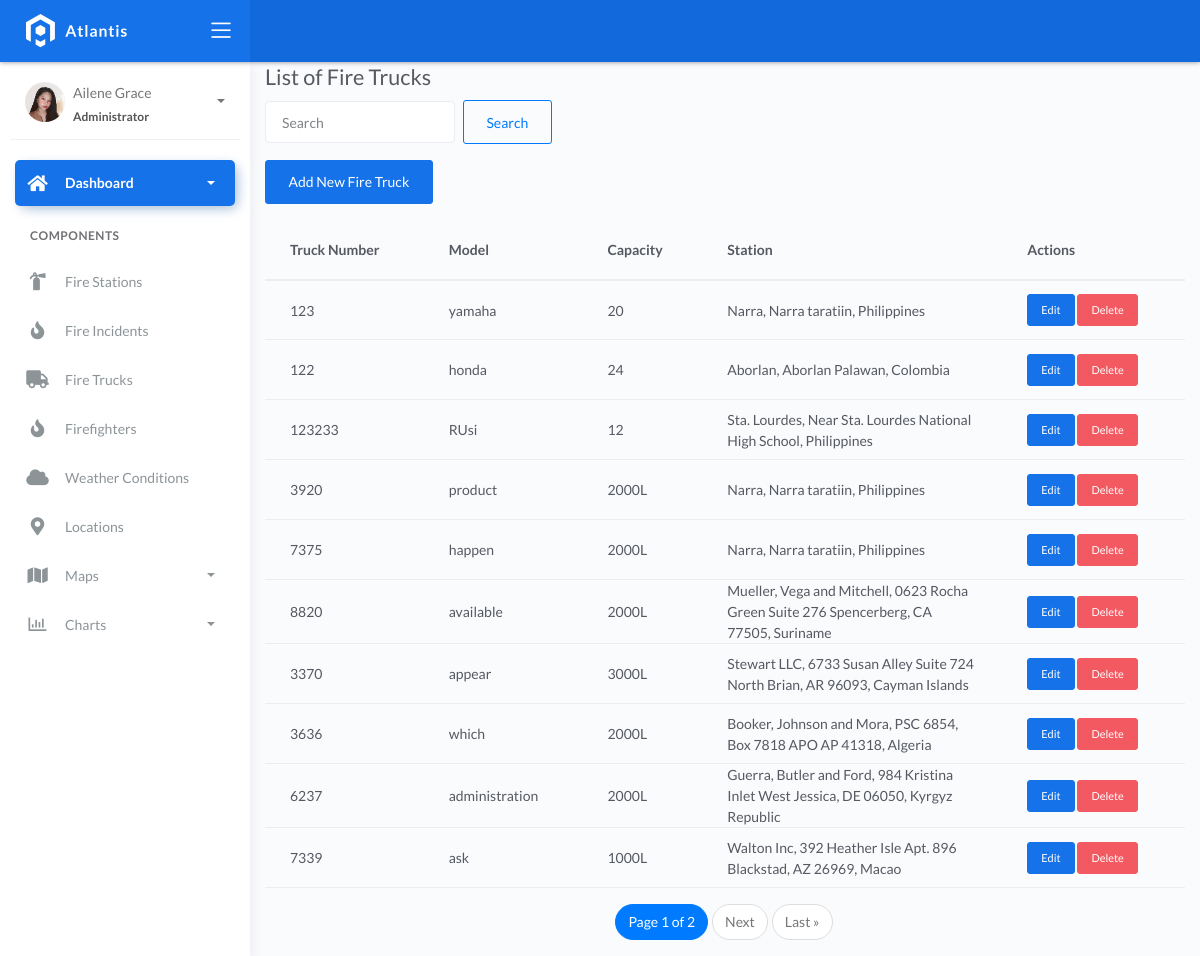
/firetrucks/, run on the app's committed database.
### fire/models.py (models this page shows, shortened)
class BaseModel(models.Model):
    created_at = models.DateTimeField(auto_now_add=True, db_index=True)
    updated_at = models.DateTimeField(auto_now=True)
    class Meta:
        abstract = True

class FireTruck(BaseModel):
    truck_number = models.CharField(max_length=150)
    model = models.CharField(max_length=150)
    capacity = models.CharField(max_length=150)  # water
    station = models.ForeignKey(FireStation, on_delete=models.CASCADE)

class FireStation(BaseModel):
    name = models.CharField(max_length=150)
    latitude = models.DecimalField(
        max_digits=22, decimal_places=16, null=True, blank=True)
    longitude = models.DecimalField(
        max_digits=22, decimal_places=16, null=True, blank=True)
    address = models.CharField(max_length=150)
    city = models.CharField(max_length=150)  # can be in separate table
    country = models.CharField(max_length=150)  # can be in separate table
    def __str__(self):
        return f"{self.name}, {self.address}, {self.country}"

### fire/views.py (the view)
# urls.py: path('firetrucks/', FireTruckListView.as_view(), name='firetruck_list'),
class FireTruckListView(ListView):
    model = FireTruck
    template_name = 'firetruck_list.html'
    context_object_name = 'firetrucks'
    paginate_by = 10
    def get_queryset(self):
        queryset = super().get_queryset()
        query = self.request.GET.get('q')
        if query:
            queryset = queryset.filter(Q(truck_number__icontains=query) | Q(model__icontains=query))
        return queryset.order_by('id')

### templates/firetruck_list.html (shortened to what this page needs)
{% extends 'base.html' %}
{% block content %}
<div class="container">
    <h2>List of Fire Trucks</h2>
    <form method="get" class="form-inline mb-3">
        <input type="text" name="q" class="form-control mr-2" placeholder="Search" value="{{ request.GET.q }}">
        <button type="submit" class="btn btn-outline-primary">Search</button>
      </form>
      <a href="{% url 'firetruck_create' %}" class="btn btn-primary mb-3">Add New Fire Truck</a>
    <table class="table">
        <thead>
            <tr>
                <th>Truck Number</th>
                <th>Model</th>
                <th>Capacity</th>
                <th style="width: 300px;">Station</th>
                <th>Actions</th>
            </tr>
        </thead>
        <tbody>
            {% for truck in firetrucks %}
            <tr>
                <td>{{ truck.truck_number }}</td>
                <td>{{ truck.model }}</td>
                <td>{{ truck.capacity }}</td>
                <td>{{ truck.station }}</td>
                <td>
                    <a href="{% url 'firetruck_update' truck.pk %}" class="btn btn-sm btn-primary" style="max-width: 80px;">Edit</a>
                    <a href="{% url 'firetruck_delete' truck.pk %}" class="btn btn-sm btn-danger" style="max-width: 80px;">Delete</a>
                </td>
            </tr>
            {% endfor %}
        </tbody>
    </table>
    {% if is_paginated %}
        <nav aria-label="Page navigation">
          <ul class="pagination justify-content-center">
            <li class="page-item active"><span class="page-link">Page {{ page_obj.number }} of {{ page_obj.paginator.num_pages }}</span></li>
            {% if page_obj.has_next %}
              <li class="page-item"><a class="page-link" href="?page={{ page_obj.next_page_number }}">Next</a></li>
              <li class="page-item"><a class="page-link" href="?page={{ page_obj.paginator.num_pages }}">Last &raquo;</a></li>
            {% endif %}
          </ul>
        </nav>
      {% endif %}
</div>
{% endblock %}

### data on the page
FireTruck: truck_number "123", model "yamaha", capacity "20", station "Narra, Narra taratiin, Philippines"
FireTruck: truck_number "122", model "honda", capacity "24", station "Aborlan, Aborlan Palawan, Colombia"
FireTruck: truck_number "123233", model "RUsi", capacity "12", station "Sta. Lourdes, Near Sta. Lourdes National High School, Philippines"
FireTruck: truck_number "3920", model "product", capacity "2000L", station "Narra, Narra taratiin, Philippines"
FireTruck: truck_number "7375", model "happen", capacity "2000L", station "Narra, Narra taratiin, Philippines"
FireTruck: truck_number "8820", model "available", capacity "2000L", station "Mueller, Vega and Mitchell, 0623 Rocha Green Suite 276 Spencerberg, CA 77505, Suriname"
FireTruck: truck_number "3370", model "appear", capacity "3000L", station "Stewart LLC, 6733 Susan Alley Suite 724 North Brian, AR 96093, Cayman Islands"
FireTruck: truck_number "3636", model "which", capacity "2000L", station "Booker, Johnson and Mora, PSC 6854, Box 7818 APO AP 41318, Algeria"
FireTruck: truck_number "6237", model "administration", capacity "2000L", station "Guerra, Butler and Ford, 984 Kristina Inlet West Jessica, DE 06050, Kyrgyz Republic"
FireTruck: truck_number "7339", model "ask", capacity "1000L", station "Walton Inc, 392 Heather Isle Apt. 896 Blackstad, AZ 26969, Macao"

### other printed values
{{ page_obj.number }} "1"
{{ page_obj.paginator.num_pages }} "2"
